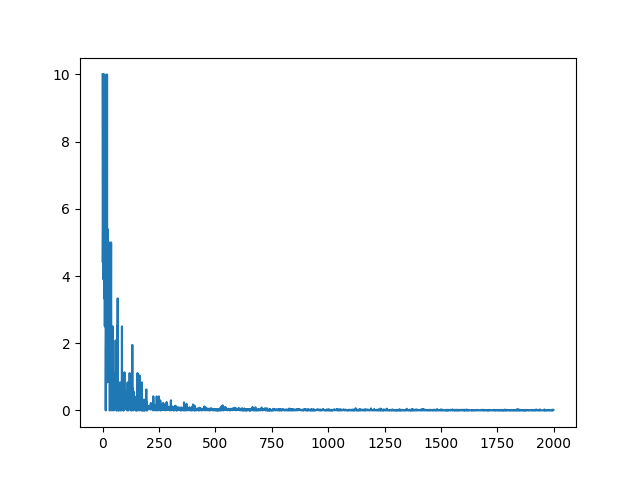

Write the Python code that produced this figure.
# https://deeplearningcourses.com/c/artificial-intelligence-reinforcement-learning-in-python
# https://www.udemy.com/artificial-intelligence-reinforcement-learning-in-python
from __future__ import print_function, division
from builtins import range
# Note: you may need to update your version of future
# sudo pip install -U future


import sys
import numpy as np
import matplotlib
matplotlib.use('MacOSX')
import matplotlib.pyplot as plt
from grid_world import standard_grid, negative_grid
from iterative_policy_evaluation import print_values, print_policy


GAMMA = 0.9
ALL_POSSIBLE_ACTIONS = ('U', 'D', 'L', 'R')

# NOTE: this script implements the Monte Carlo Exploring-Starts method
#       for finding the optimal policy

def play_game(grid, policy):
  # returns a list of states and corresponding returns

  # reset game to start at a random position
  # we need to do this if we have a deterministic policy
  # we would never end up at certain states, but we still want to measure their value
  # this is called the "exploring starts" method
  start_states = list(grid.actions.keys())
  start_idx = np.random.choice(len(start_states))
  grid.set_state(start_states[start_idx])

  s = grid.current_state()
  a = np.random.choice(ALL_POSSIBLE_ACTIONS) # first action is uniformly random

  # be aware of the timing
  # each triple is s(t), a(t), r(t)
  # but r(t) results from taking action a(t-1) from s(t-1) and landing in s(t)
  states_actions_rewards = [(s, a, 0)]
  seen_states = set()
  seen_states.add(grid.current_state())
  num_steps = 0
  while True:
    r = grid.move(a)
    num_steps += 1
    s = grid.current_state()

    if s in seen_states:
      # hack so that we don't end up in an infinitely long episode
      # bumping into the wall repeatedly
      # if num_steps == 1 -> bumped into a wall and haven't moved anywhere
      #   reward = -10
      # else:
      #   reward = falls off by 1 / num_steps
      reward = -10. / num_steps
      states_actions_rewards.append((s, None, reward))
      break
    elif grid.game_over():
      states_actions_rewards.append((s, None, r))
      break
    else:
      a = policy[s]
      states_actions_rewards.append((s, a, r))
    seen_states.add(s)

  # calculate the returns by working backwards from the terminal state
  G = 0
  states_actions_returns = []
  first = True
  for s, a, r in reversed(states_actions_rewards):
    # the value of the terminal state is 0 by definition
    # we should ignore the first state we encounter
    # and ignore the last G, which is meaningless since it doesn't correspond to any move
    if first:
      first = False
    else:
      states_actions_returns.append((s, a, G))
    G = r + GAMMA*G
  states_actions_returns.reverse() # we want it to be in order of state visited
  return states_actions_returns


def max_dict(d):
  # returns the argmax (key) and max (value) from a dictionary
  # put this into a function since we are using it so often
  max_key = None
  max_val = float('-inf')
  for k, v in d.items():
    if v > max_val:
      max_val = v
      max_key = k
  return max_key, max_val


if __name__ == '__main__':
  # use the standard grid again (0 for every step) so that we can compare
  # to iterative policy evaluation
  # grid = standard_grid()
  # try the negative grid too, to see if agent will learn to go past the "bad spot"
  # in order to minimize number of steps
  grid = negative_grid(step_cost=-0.9)

  # print rewards
  print("rewards:")
  print_values(grid.rewards, grid)

  # state -> action
  # initialize a random policy
  policy = {}
  for s in grid.actions.keys():
    policy[s] = np.random.choice(ALL_POSSIBLE_ACTIONS)

  # initialize Q(s,a) and returns
  Q = {}
  returns = {} # dictionary of state -> list of returns we've received
  states = grid.all_states()
  for s in states:
    if s in grid.actions: # not a terminal state
      Q[s] = {}
      for a in ALL_POSSIBLE_ACTIONS:
        Q[s][a] = 0 # needs to be initialized to something so we can argmax it
        returns[(s,a)] = []
    else:
      # terminal state or state we can't otherwise get to
      pass

  # repeat until convergence
  deltas = []
  for t in range(2000):
    if t % 100 == 0:
      print(t)

    # generate an episode using pi
    biggest_change = 0
    states_actions_returns = play_game(grid, policy)
    seen_state_action_pairs = set()
    for s, a, G in states_actions_returns:
      # check if we have already seen s
      # called "first-visit" MC policy evaluation
      sa = (s, a)
      if sa not in seen_state_action_pairs:
        old_q = Q[s][a]
        returns[sa].append(G)
        Q[s][a] = np.mean(returns[sa])
        biggest_change = max(biggest_change, np.abs(old_q - Q[s][a]))
        seen_state_action_pairs.add(sa)
    deltas.append(biggest_change)

    # update policy
    for s in policy.keys():
      policy[s] = max_dict(Q[s])[0]

  plt.plot(deltas)
  plt.savefig(f"{sys.argv[0][:-3]}.png")
  plt.show()

  print("final policy:")
  print_policy(policy, grid)

  # find V
  V = {}
  for s, Qs in Q.items():
    V[s] = max_dict(Q[s])[1]

  print("final values:")
  print_values(V, grid)
